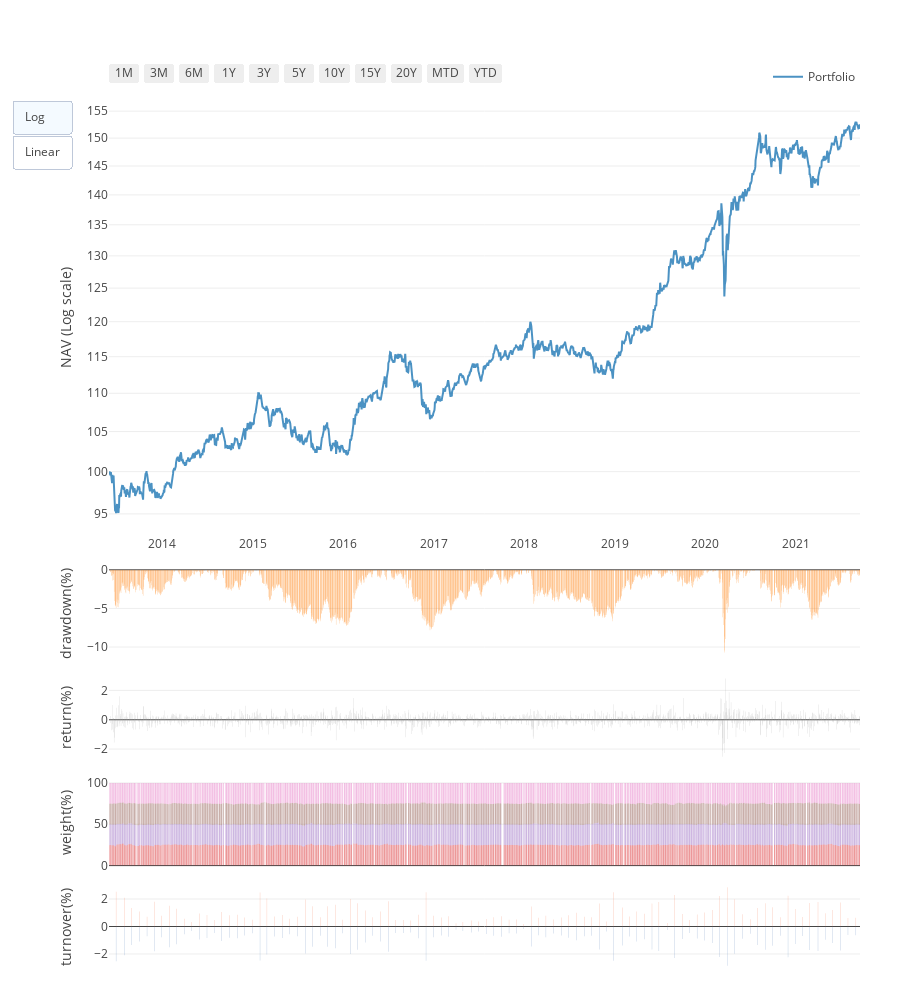
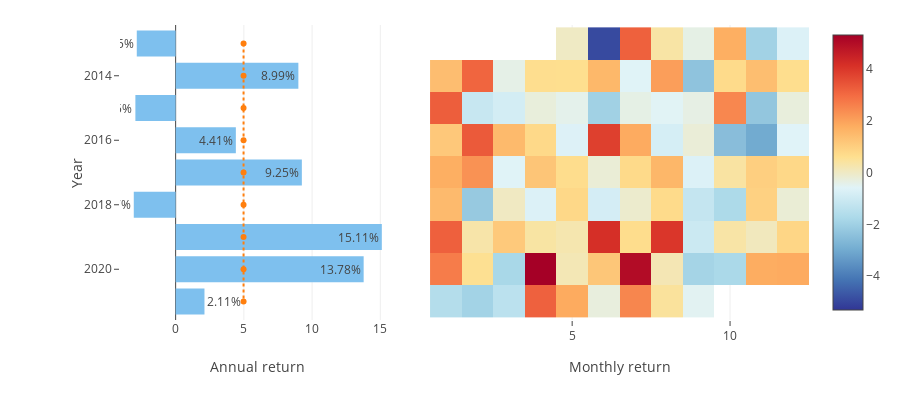

Notebook code cell kept with these figures, in order:
### Code cell
import FinanceDataReader as fdr
import pandas as pd
import snowball as sb

def getStockData(stcklist = ['360200', '304940']):
  stocks = stcklist

  data = pd.DataFrame()
  for stock in stocks:

    if data.empty:
      df1 = pd.DataFrame(fdr.DataReader(stock)['Close'])
      df1 = df1.reset_index()
      df1.set_index('Date', inplace=True)
      df1.columns = [stock]
      data = df1

    else:
      df2 = pd.DataFrame(fdr.DataReader(stock)['Close'])
      df2 = df2.reset_index()
      df2.set_index('Date', inplace=True)
      df2.columns = [stock]
      data = data.join(df2, on='Date', how='left')

  df_dop_row = data.dropna(axis=0)
  print(data.head())
  print('-- DROP none data --')
  print(df_dop_row.head())
  print(df_dop_row.tail())
  data = df_dop_row

  return data

def drawGraph(df):
  import itertools
  import numpy as np

  df['addone'] = df['return']+1
  monthly_income = df['addone'].to_list()
  result = np.cumprod(monthly_income)
  df['stocks'] = result
  df.head().to_csv('head.csv')
  df.tail().to_csv('tail.csv')

  import matplotlib.pyplot as plt
  df.plot(kind='line', y='stocks', color='red', figsize=(20, 5))
  plt.show()

def showInfo(bal64):
  df_stats = pd.DataFrame.from_dict(bal64.stats, orient='index', columns=['Portfolio'])
  df_stats_transposed = df_stats.T
  df_stats_transposed

def getBackTest(stock_weight={'360200':0.5, '304940':0.5}, pstart = None):

  stocklist = list(stock_weight)
  data = getStockData(stocklist) 

  bal64 = sb.backtest(prices=data, 
                      schedule='EOM', 
                      weight=stock_weight,
                      start = pstart)
                        
  bal64.report()

  drawGraph(bal64.returns)

# getBackTest({'360200':0.5, '304940':0.5})
# getBackTest({'219480':0.5, '133690':0.5}, pstart = "2020-08-31")
# getBackTest({'219480':0, '133690':1}, pstart = "2020-08-31")
# getBackTest({'360200':0, '304940':1}, pstart = "2020-08-31")
# getBackTest({'SPY':0.25, '305080':0.25, '132030':0.25, '153130':0.25})
getBackTest({'SPY':0.25, 'TLT':0.25, '132030':0.25, '153130':0.25})

### Figure 1 — Plotly figure (JSON) as saved in the notebook; plotly's stock layout.template omitted (floating-point values rounded to 4 significant figures; data arrays with more than 128 entries replaced by an {"elided": "..."} marker saying what was removed)
{"data": [{"opacity": 0.8, "name": "Portfolio", "yaxis": "y", "y": {"elided": "1982 float values"}, "x": {"elided": "1982 str values"}, "type": "scatter"}, {"opacity": 0.8, "showlegend": false, "name": "drawdown", "yaxis": "y2", "y": {"elided": "1982 float values"}, "x": {"elided": "1982 str values"}, "type": "bar"}, {"opacity": 0.8, "showlegend": false, "name": "daily return", "yaxis": "y3", "y": {"elided": "1982 float values"}, "marker": {"color": "rgb(169,169,169)"}, "x": {"elided": "1982 str values"}, "type": "bar"}, {"opacity": 0.8, "showlegend": false, "name": "132030", "yaxis": "y4", "y": {"elided": "1982 float values"}, "x": {"elided": "1982 str values"}, "type": "bar"}, {"opacity": 0.8, "showlegend": false, "name": "153130", "yaxis": "y4", "y": {"elided": "1982 float values"}, "x": {"elided": "1982 str values"}, "type": "bar"}, {"opacity": 0.8, "showlegend": false, "name": "SPY", "yaxis": "y4", "y": {"elided": "1982 float values"}, "x": {"elided": "1982 str values"}, "type": "bar"}, {"opacity": 0.8, "showlegend": false, "name": "TLT", "yaxis": "y4", "y": {"elided": "1982 float values"}, "x": {"elided": "1982 str values"}, "type": "bar"}, {"opacity": 0.8, "showlegend": false, "name": "Buy", "yaxis": "y5", "y": {"elided": "1982 float values"}, "marker": {"color": "rgb(244,109,67)"}, "x": {"elided": "1982 str values"}, "type": "bar"}, {"opacity": 0.8, "showlegend": false, "name": "Sell", "yaxis": "y5", "y": {"elided": "1982 float values"}, "marker": {"color": "rgb(69,117,180)"}, "x": {"elided": "1982 str values"}, "type": "bar"}], "layout": {"xaxis": {"showspikes": true, "rangeselector": {"buttons": [{"count": 1, "step": "month", "stepmode": "backward", "label": "1M"}, {"count": 3, "step": "month", "stepmode": "backward", "label": "3M"}, {"count": 6, "step": "month", "stepmode": "backward", "label": "6M"}, {"count": 1, "step": "year", "stepmode": "backward", "label": "1Y"}, {"count": 3, "step": "year", "stepmode": "backward", "label": "3Y"}, {"count": 5, "step": "year", "stepmode": "backward", "label": "5Y"}, {"count": 10, "step": "year", "stepmode": "backward", "label": "10Y"}, {"count": 15, "step": "year", "stepmode": "backward", "label": "15Y"}, {"count": 20, "step": "year", "stepmode": "backward", "label": "20Y"}, {"count": 1, "step": "month", "stepmode": "todate", "label": "MTD"}, {"count": 1, "step": "year", "stepmode": "todate", "label": "YTD"}]}, "type": "date", "autorange": true, "title": {"text": ""}}, "yaxis": {"domain": [0.5, 1], "type": "log", "autorange": true, "title": {"text": "NAV (Log scale)"}}, "updatemenus": [{"active": 0, "buttons": [{"args": [{}, {"yaxis": {"domain": [0.5, 1], "type": "log", "autorange": true, "title": "NAV (Log scale)"}}], "method": "update", "label": "Log"}, {"args": [{}, {"yaxis": {"domain": [0.5, 1], "autorange": true, "title": "NAV (Linear scale)"}}], "method": "update", "label": "Linear"}], "type": "buttons"}], "height": 1000, "barmode": "relative", "yaxis2": {"domain": [0.36, 0.46], "title": {"text": "drawdown(%)"}, "anchor": "x", "autorange": true}, "yaxis3": {"domain": [0.24, 0.34], "title": {"text": "return(%)"}, "anchor": "x", "autorange": true}, "yaxis4": {"domain": [0.12, 0.22], "title": {"text": "weight(%)"}, "anchor": "x", "autorange": true}, "yaxis5": {"domain": [0, 0.1], "title": {"text": "turnover(%)"}, "anchor": "x", "autorange": true}, "margin": {"r": 40, "b": 30}, "legend": {"y": 1.01, "x": 1, "xanchor": "right", "orientation": "h", "yanchor": "bottom"}}}

### Figure 2 — Plotly figure (JSON) as saved in the notebook; plotly's stock layout.template omitted (floating-point values rounded to 4 significant figures)
{"data": [{"orientation": "h", "text": ["-2.85%", "8.99%", "-2.95%", "4.41%", "9.25%", "-3.07%", "15.11%", "13.78%", "2.11%"], "y": [2013, 2014, 2015, 2016, 2017, 2018, 2019, 2020, 2021], "xaxis": "x", "hoverinfo": "text", "marker": {"color": "#7EC0EE"}, "x": [-2.848, 8.995, -2.95, 4.412, 9.249, -3.068, 15.11, 13.78, 2.113], "type": "bar", "name": "Annual Return"}, {"name": "Average", "text": ["4.98%", "4.98%", "4.98%", "4.98%", "4.98%", "4.98%", "4.98%", "4.98%", "4.98%"], "xaxis": "x", "hoverinfo": "text", "y": [2013, 2014, 2015, 2016, 2017, 2018, 2019, 2020, 2021], "x": [4.977, 4.977, 4.977, 4.977, 4.977, 4.977, 4.977, 4.977, 4.977], "line": {"dash": "dot"}, "type": "scatter"}, {"zmax": 5.305, "xaxis": "x2", "colorscale": [[0, "rgb(49,54,149)"], [0.1111, "rgb(69,117,180)"], [0.2222, "rgb(116,173,209)"], [0.3333, "rgb(171,217,233)"], [0.4444, "rgb(224,243,248)"], [0.5556, "rgb(254,224,144)"], [0.6667, "rgb(253,174,97)"], [0.7778, "rgb(244,109,67)"], [0.8889, "rgb(215,48,39)"], [1, "rgb(165,0,38)"]], "text": [["2013/01 , nan", "2013/02 , nan", "2013/03 , nan", "2013/04 , nan", "2013/05 , 0.0%", "2013/06 , -4.9%", "2013/07 , 3.2%", "2013/08 , 0.3%", "2013/09 , -0.4%", "2013/10 , 1.7%", "2013/11 , -2.0%", "2013/12 , -0.7%"], ["2014/01 , 1.4%", "2014/02 , 3.1%", "2014/03 , -0.4%", "2014/04 , 0.6%", "2014/05 , 0.6%", "2014/06 , 1.5%", "2014/07 , -0.6%", "2014/08 , 2.1%", "2014/09 , -2.4%", "2014/10 , 0.7%", "2014/11 , 1.4%", "2014/12 , 0.6%"], ["2015/01 , 3.2%", "2015/02 , -1.1%", "2015/03 , -0.9%", "2015/04 , -0.3%", "2015/05 , -0.4%", "2015/06 , -2.0%", "2015/07 , -0.4%", "2015/08 , -0.6%", "2015/09 , -0.4%", "2015/10 , 2.5%", "2015/11 , -2.3%", "2015/12 , -0.3%"], ["2016/01 , 1.2%", "2016/02 , 3.3%", "2016/03 , 1.5%", "2016/04 , 0.8%", "2016/05 , -0.7%", "2016/06 , 3.8%", "2016/07 , 1.8%", "2016/08 , -0.8%", "2016/09 , -0.2%", "2016/10 , -2.5%", "2016/11 , -3.0%", "2016/12 , -0.6%"], ["2017/01 , 1.7%", "2017/02 , 2.3%", "2017/03 , -0.6%", "2017/04 , 1.2%", "2017/05 , 0.7%", "2017/06 , -0.2%", "2017/07 , 0.7%", "2017/08 , 1.6%", "2017/09 , -0.7%", "2017/10 , 0.4%", "2017/11 , 1.0%", "2017/12 , 0.8%"], ["2018/01 , 1.5%", "2018/02 , -2.2%", "2018/03 , 0.0%", "2018/04 , -0.7%", "2018/05 , 0.8%", "2018/06 , -0.9%", "2018/07 , -0.1%", "2018/08 , 0.7%", "2018/09 , -1.2%", "2018/10 , -1.7%", "2018/11 , 1.0%", "2018/12 , -0.2%"], ["2019/01 , 3.2%", "2019/02 , 0.3%", "2019/03 , 1.1%", "2019/04 , 0.4%", "2019/05 , 0.2%", "2019/06 , 4.2%", "2019/07 , 0.7%", "2019/08 , 4.0%", "2019/09 , -1.1%", "2019/10 , 0.3%", "2019/11 , 0.1%", "2019/12 , 0.8%"], ["2020/01 , 2.7%", "2020/02 , 0.6%", "2020/03 , -1.8%", "2020/04 , 5.4%", "2020/05 , 0.2%", "2020/06 , 1.2%", "2020/07 , 5.0%", "2020/08 , 0.2%", "2020/09 , -1.9%", "2020/10 , -1.8%", "2020/11 , 1.8%", "2020/12 , 1.8%"], ["2021/01 , -1.6%", "2021/02 , -1.9%", "2021/03 , -1.4%", "2021/04 , 3.2%", "2021/05 , 1.8%", "2021/06 , -0.3%", "2021/07 , 2.5%", "2021/08 , 0.4%", "2021/09 , -0.5%", "2021/10 , nan", "2021/11 , nan", "2021/12 , nan"]], "zmin": -5.305, "showscale": true, "hoverinfo": "text", "y": [2013, 2014, 2015, 2016, 2017, 2018, 2019, 2020, 2021], "x": [1, 2, 3, 4, 5, 6, 7, 8, 9, 10, 11, 12], "z": [[null, null, null, null, 0, -4.929, 3.186, 0.3467, -0.3737, 1.735, -1.967, -0.6737], [1.403, 3.096, -0.3983, 0.6269, 0.6143, 1.541, -0.5728, 2.059, -2.368, 0.7186, 1.394, 0.6365], [3.238, -1.139, -0.8753, -0.2583, -0.4387, -1.993, -0.3748, -0.5604, -0.3618, 2.468, -2.285, -0.2711], [1.153, 3.308, 1.49, 0.7612, -0.6619, 3.827, 1.827, -0.8343, -0.2116, -2.505, -2.999, -0.5872], [1.742, 2.282, -0.5757, 1.228, 0.6587, -0.1996, 0.741, 1.559, -0.6762, 0.3839, 1.001, 0.7813], [1.48, -2.207, 0.0215, -0.671, 0.7814, -0.8596, -0.1039, 0.7079, -1.218, -1.731, 0.9521, -0.1931], [3.203, 0.3108, 1.128, 0.3721, 0.2375, 4.162, 0.6664, 4.015, -1.052, 0.3444, 0.08302, 0.8342], [2.674, 0.5659, -1.802, 5.384, 0.1714, 1.192, 4.998, 0.1866, -1.908, -1.768, 1.784, 1.819], [-1.575, -1.932, -1.412, 3.176, 1.829, -0.2838, 2.498, 0.4497, -0.5173, null, null, null]], "type": "heatmap", "zauto": false}], "layout": {"autosize": true, "xaxis2": {"domain": [0.45, 1], "title": {"text": "Monthly return"}}, "xaxis": {"domain": [0, 0.4], "title": {"text": "Annual return"}}, "yaxis": {"autorange": "reversed", "title": {"text": "Year"}}, "showlegend": false, "height": 400, "hovermode": "closest", "margin": {"l": 120, "t": 25}}}
